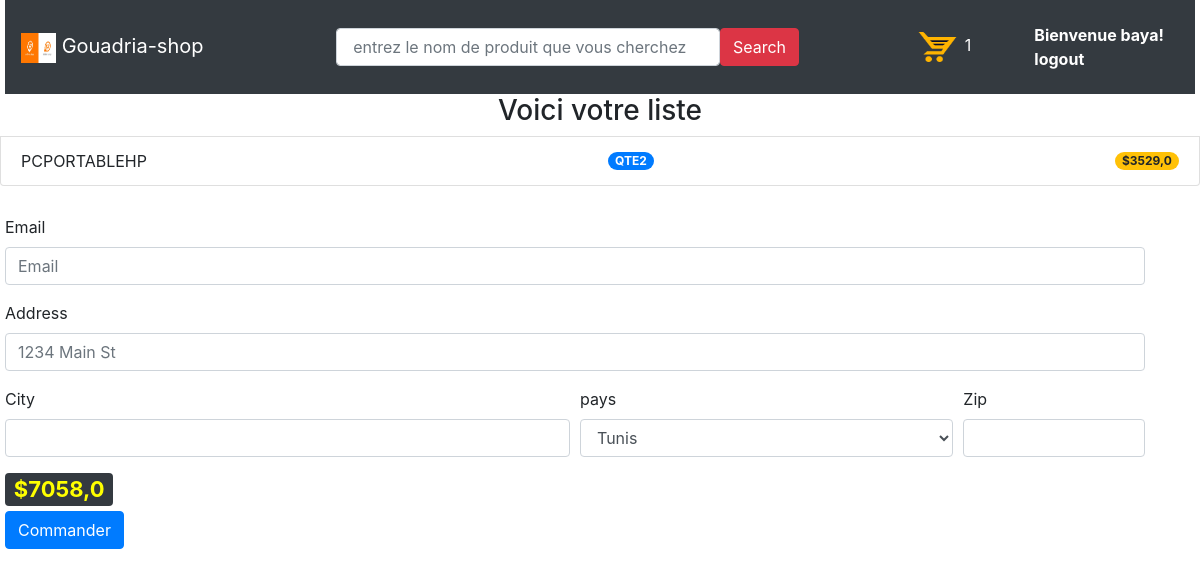
The page /voircommand/ (signed in) on the database as committed earlier.
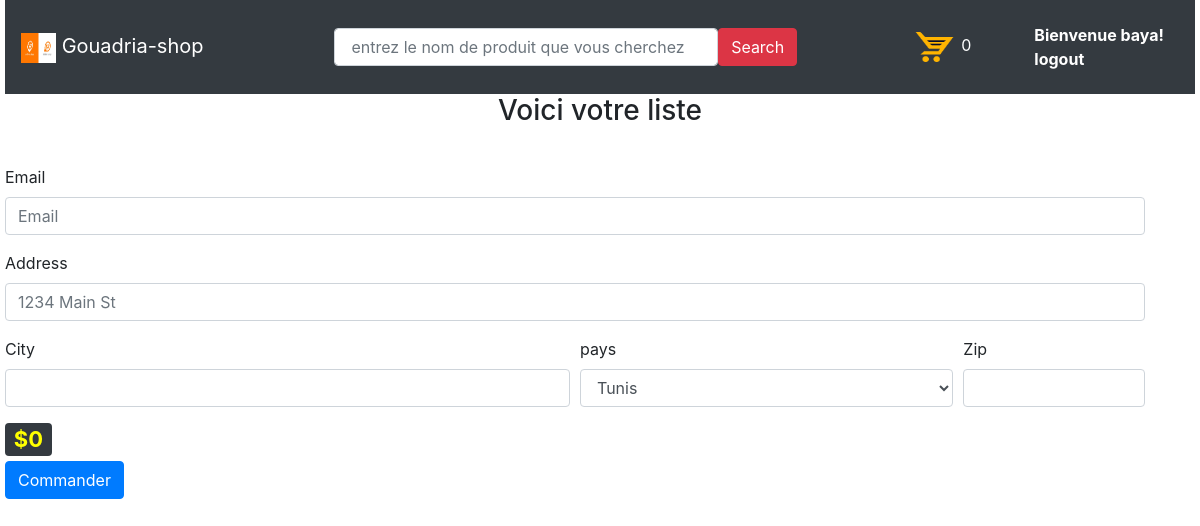
The same page on the database as committed later.
### accounts/models.py (models this page shows)
class shooper(AbstractUser):
       pass

### store/models.py (models this page shows, shortened)
class cart(models.Model):
    user = models.OneToOneField(AUTH_USER_MODEL, on_delete=models.CASCADE)
    orders = models.ManyToManyField(order)

class order(models.Model):
    user = models.ForeignKey(AUTH_USER_MODEL, on_delete=models.CASCADE)
    product = models.ForeignKey(Product, on_delete=models.CASCADE)
    quantity = models.IntegerField(default=1)
    ordered = models.BooleanField(default=False)
    date_ordered = models.DateTimeField(auto_now=True)

class Product(models.Model):
    name = models.CharField(max_length=128)
    slug = models.SlugField(max_length=128)
    price = models.FloatField(default=0.0)
    stock = models.IntegerField(default=0)
    description = models.TextField(blank=True)
    thumbnail = models.ImageField(upload_to="product", blank=True, null=True)
    date_ajout = models.DateTimeField(auto_now=True)
    category = models.ForeignKey(category, related_name='categorie', on_delete=models.CASCADE)
    class Meta:
        ordering = ['-date_ajout']

### store/views.py (the view)
# urls.py: path('voircommand/',voir_command, name="voir-command"),
def voir_command(request):
    user=request.user
    Cart, _ = cart.objects.get_or_create(user=user)
    Total = 0
    TQTE = 0
    Orders = Cart.orders.all()
    for Order in Orders:
       TQTE += Order.quantity
       prix = Order.product.price
       Total += prix * Order.quantity
    context1 = {"orderss": Orders.all()}
    context2 = {"Total": Total}
    context3 = {"TQTE": TQTE}
    context = {**context1, **context2, **context3}
    return render(request, "store/voir-command.html", context)

### store/templates/store/voir-command.html (shortened to what this page needs)
{% extends 'base.html' %}
{% block content %}
<div class="row">
    <div class="col-md-12">
        <ul class="list-group">
           <h3 class="text-center">Voici votre liste</h3>
          {% for Order in orderss %}
            <li class="list-group-item d-flex justify-content-between align-items-center">
              {{ Order.product.name }}
              <span class="badge badge-primary badge-pill">QTE{{ Order.quantity }}</span>
              <span class="badge badge-warning badge-pill">${{ Order.product.price }}</span>
            </li>
           {% endfor %}
    </div>
</div>
<br>
<div class="container"style="width:100%;padding:0px;margin:5px;">
<form method="POST" action="{% url 'valid' %}">
  <div class="form-row" >
    <div class="form-group col">
      <label for="inputEmail4">Email</label>
      <input type="email" class="form-control" name="email" id="inputEmail4" placeholder="Email" required>
    </div>
  </div>
  <div class="form-group">
    <label for="inputAddress">Address</label>
    <input type="text" class="form-control" name="Address" id="inputAddress" placeholder="1234 Main St" required>
  </div>
  <div class="form-row">
    <div class="form-group col-md-6">
      <label for="inputCity">City</label>
      <input type="text" name="city" class="form-control" id="inputCity" required>
    </div>
    <div class="form-group col-md-4">
      <label for="inputState">pays</label>
      <select id="inputState" name="pays" class="form-control" required>
        <option selected>Tunis</option>
      </select>
    </div>
    <div class="form-group col-md-2">
      <label for="inputZip">Zip</label>
      <input type="text" name="zip" class="form-control" id="inputZip" required>
    </div>
  </div>
  <span class="badge badge-dark" style="font-size:22px; color:yellow;margin-bottom:5px;">${{ Total }}</span>
  <br>
  {% if user.cart %}
        <button class="btn btn-primary" type="submit" value="Envoyer" onclick="return validerFormulaire();">Commander</button>
    {% endif %}
</form>
</div>
{% endblock %}

### templates/base.html (shortened to what this page needs)
<!DOCTYPE html>
{% load static %}
<html lang="fr">
<head>
  {% block styles %}
    <link rel="stylesheet" type="text/css" href="media\product\static\style.css">
    <link rel="stylesheet" href="https://cdn.jsdelivr.net/npm/bootstrap@4.0.0/dist/css/bootstrap.min.css">
  {% endblock %}
</head>
<body>
        <div class="row" style="padding-left: 5px; padding-right: 5px;">
           <div class="col-md-12">
               <nav class="navbar navbar-expand-lg navbar-dark bg-dark">
                 <a class="navbar-brand" href="{% url 'index' %}" >
                     {% load static %}
                       <img src="{% static 'media/ax.jpg' %}"  width="35" height="30" />
                     Gouadria-shop
                 </a>
                 <div class="collapse navbar-collapse" id="navbarNav">
                     <div class="col-md-8 mx-auto">
                      <form method="POST">
                        <div class="card-body row no-gutters align-items-center">
                          <div class="col">
                            <input type="search" placeholder=" entrez le nom de produit que vous cherchez " name="item-name"  class="form-control form-control-borderless" >
                          </div>
                          <div class="col-auto">
                           <button class="btn btn-danger" type="submit">Search</button>
                          </div>
                        </div>
                      </form>
                     </div >
                     <div class="mr-5">
                      {% block bouton %}
                         {% if  user.is_authenticated %}
                         {% if user.cart %}
                         {% load static %}
                        <img type ="button" id="panier" data-offset="0" data-toggle="modal" data-target="#myModal" src="{% static 'media/att.png' %}"  width="45" height="40" /> <a style="color: white;">{{ user.cart.orders.count }}</a>
                        {% endif %}
                        {% endif %}
                      {% endblock %}
                     </div>
                 </div>
                         <div>
                            <div class="col" style="color: white;font-weight: bold;">
                             {% if  user.is_authenticated %}
                              Bienvenue {{ user.username }}!
                            </div>
                            <div class="col-md-3" style="color: white;">
                              <a href="{% url 'logout' %}" style="color: white; font-weight: bold;"> logout</a>
                            </div>
                              {% else %}
                               <a href="{% url 'login' %}" style="color: white; font-weight: bold;">Connecter</a>
                            </div>
                            <div class="col-md-3">
                              <a href="{% url 'signup' %}" style="color: white;font-weight: bold;">S'inscrire</a>
                            </div>
                             {% endif %}
              </nav>
           </div>
</div>
       {% block content %}
       {% endblock %}
</body>
</html>

Rows that differ between the two databases and show on the page:
no longer on this page (row edited): order: product.name "PCPORTABLEHP", quantity "2", product.price "3529,0"
changed shooper "baya": cart.orders.count "1" → "0"
Other text that changed with them:
{{ Total }}: "7058,0" → "0"
